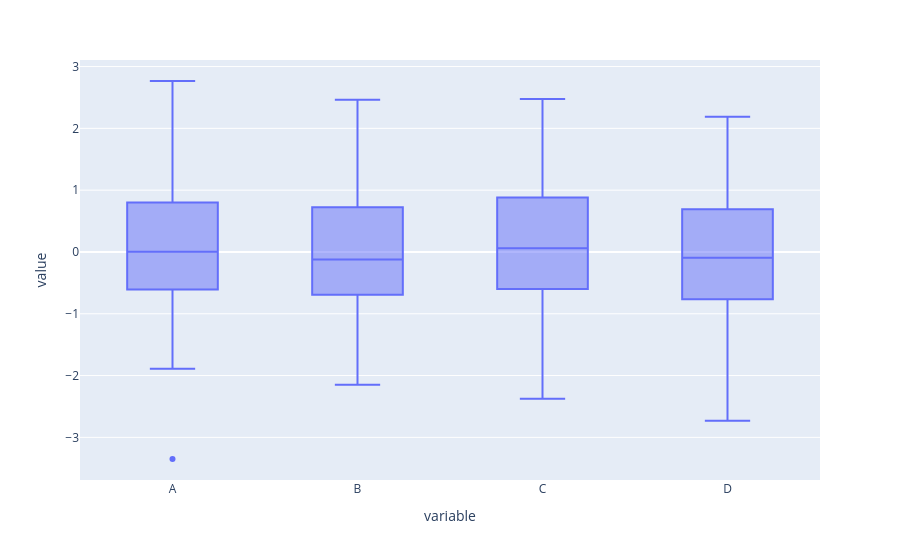

Source (notebook cell):
### Code cell
px.box(df)

### Figure 1 — Plotly figure (JSON) as saved in the notebook; plotly's stock layout.template omitted (floating-point values rounded to 4 significant figures; data arrays with more than 128 entries replaced by an {"elided": "..."} marker saying what was removed)
{"data": [{"alignmentgroup": "True", "hovertemplate": "variable=%{x}<br>value=%{y}<extra></extra>", "legendgroup": "", "marker": {"color": "#636efa"}, "name": "", "notched": false, "offsetgroup": "", "orientation": "v", "showlegend": false, "type": "box", "x": {"elided": "400 str values"}, "x0": " ", "xaxis": "x", "y": {"elided": "400 float values"}, "y0": " ", "yaxis": "y"}], "layout": {"autosize": true, "boxmode": "group", "legend": {"tracegroupgap": 0}, "margin": {"t": 60}, "xaxis": {"anchor": "y", "autorange": true, "domain": [0, 1], "range": [-0.5, 3.5], "title": {"text": "variable"}, "type": "category"}, "yaxis": {"anchor": "x", "autorange": true, "domain": [0, 1], "range": [-3.69, 3.106], "title": {"text": "value"}, "type": "linear"}}}
